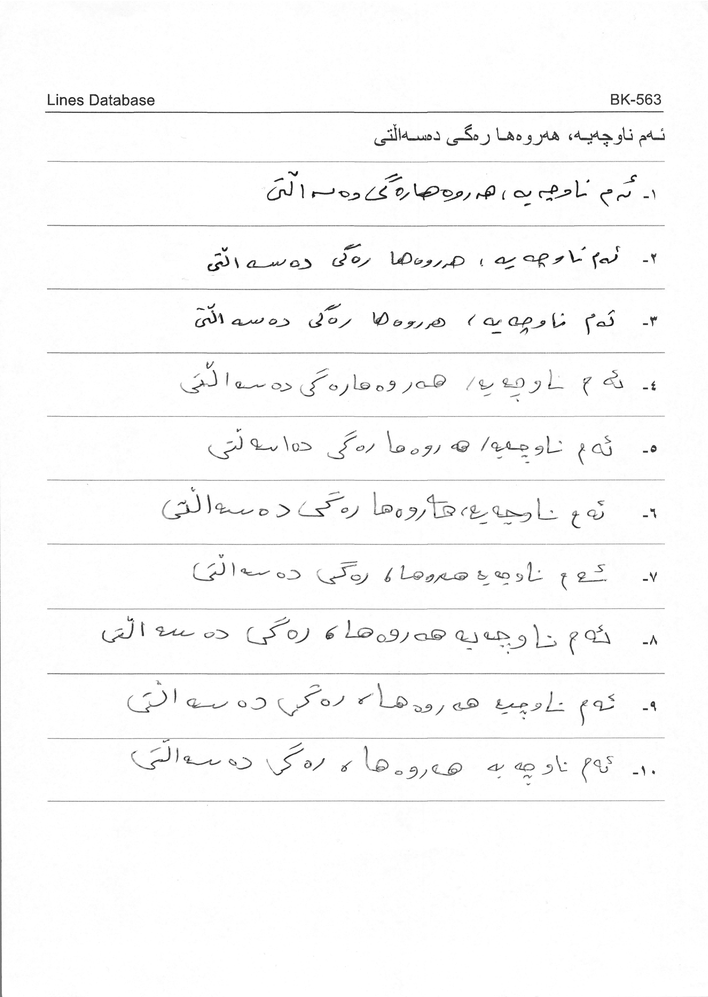
#> input picture sample/page_2_gray.png, 708 x 997 px, shrunk from 2471 x 3480 before the run, found by its file name
$ jupyter execute exp.ipynb
#> lines starting #> are read from the running program, lines starting #| are printed output that depends on the picture; after the words box and inside, x2 and y2 are one past the last pixel; in counts of white or black regions, pixels touching at a corner belong together
[cell 1]
import cv2
import numpy as np
import matplotlib.pyplot as plt

[cell 2]
image_path = 'image-samples/input/sample/page_2_gray.png'
image = cv2.imread(image_path)
#> image is the input picture: shape (997, 708, 3); min 0, max 255, mean 249.7


gray_image = cv2.cvtColor(image, cv2.COLOR_BGR2GRAY)


_, thresholded_image = cv2.threshold(gray_image, 127, 255, cv2.THRESH_BINARY_INV)
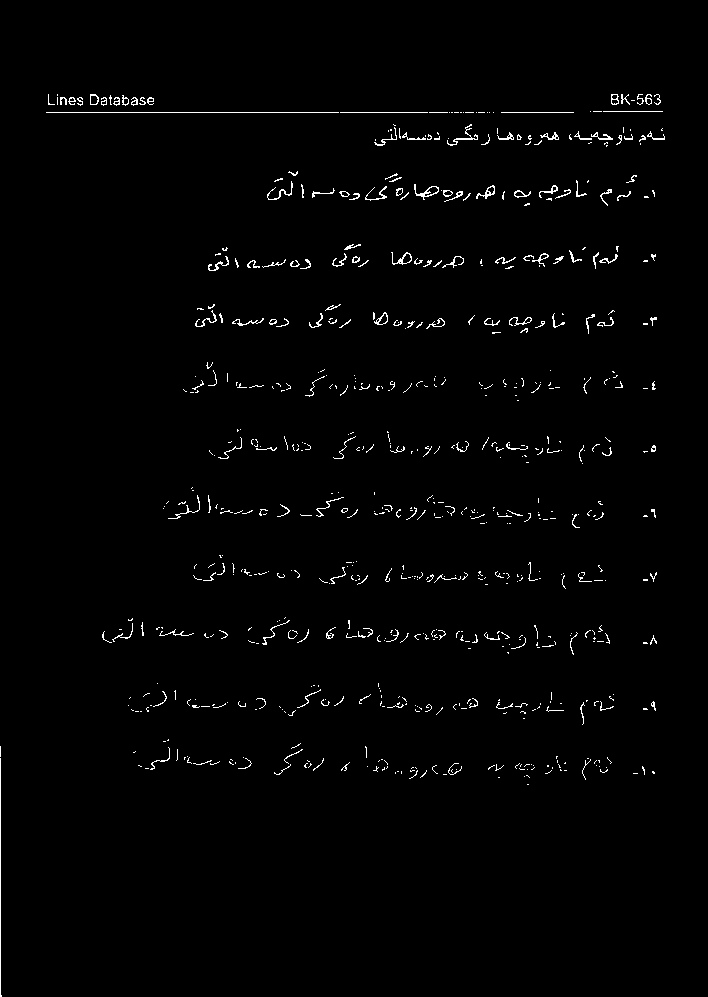
#> thresholded_image: shape (997, 708); 1.3% white in thin lines or dots, all inside (x1, y1, x2, y2) = (0, 94, 665, 997)

plt.figure(figsize=(10, 6))
plt.imshow(thresholded_image, cmap='gray')
plt.axis('off')  # Hide axis
plt.title('Morphological Closing on Inverted Image')
plt.show()

[cell 3]
kernel = cv2.getStructuringElement(cv2.MORPH_RECT, (150, 5))  # Width: 30, Height: 3

closed_image = cv2.morphologyEx(thresholded_image, cv2.MORPH_CLOSE, kernel)
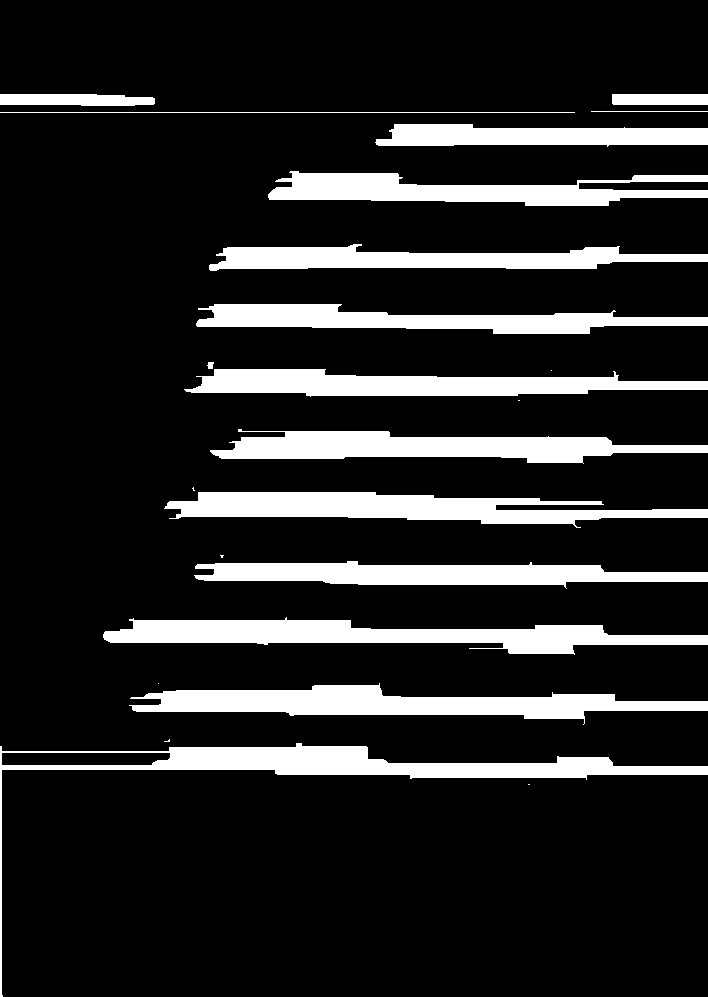
#> closed_image: shape (997, 708); 15.1% white; 23 white regions (7 under 20 px)

plt.figure(figsize=(10, 6))
plt.imshow(closed_image, cmap='gray')
plt.axis('off')  # Hide axis
plt.title('Morphological Closing on Inverted Image')
plt.show()

[cell 4]
contour_image = np.zeros_like(closed_image)
contours, _ = cv2.findContours(closed_image, cv2.RETR_EXTERNAL, cv2.CHAIN_APPROX_SIMPLE)
#> contours = 23 contours, 9 with area under 20; largest, box (x1, y1, x2, y2) and area: (0, 743, 708, 997) 12560, (129, 683, 708, 725) 10614, (103, 617, 708, 655) 10461, (164, 492, 708, 528) 9860, (210, 429, 708, 464) 9134
cv2.drawContours(contour_image, contours, -1, (255), thickness=2)
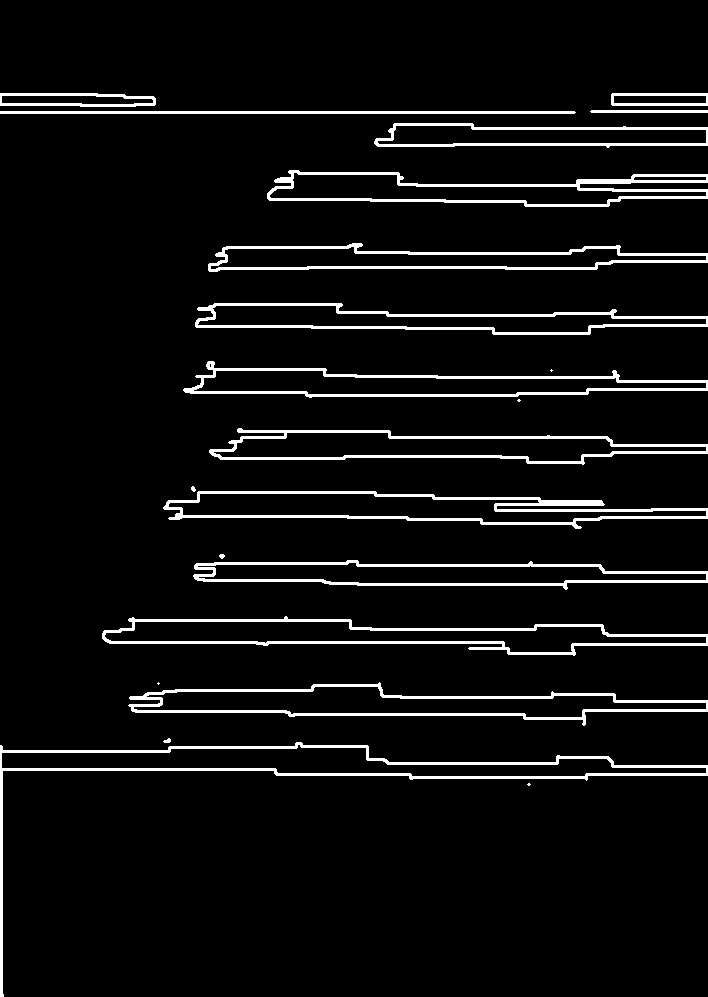
#> contour_image: shape (997, 708); 6.1% white; 22 white regions (4 under 20 px), largest, box (x1, y1, x2, y2) and area: (0, 742, 708, 997) 5131, (163, 491, 708, 529) 4133, (102, 616, 708, 656) 3957

plt.figure(figsize=(12, 6))

plt.subplot(1, 2, 1)
plt.imshow(closed_image, cmap='gray')
plt.axis('off')
plt.title('Closed Image')

plt.subplot(1, 2, 2)
plt.imshow(contour_image, cmap='gray')
plt.axis('off')
plt.title('Contours of Text Lines')

plt.show()
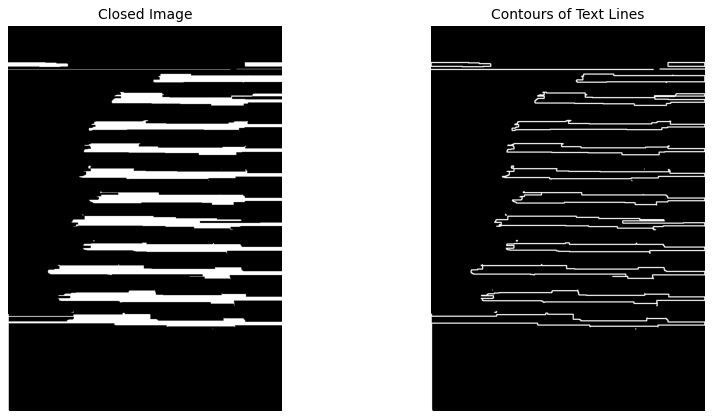
#> figure drawn by matplotlib, 2 panels

[cell 5]
original_image = cv2.imread(image_path)

cropped_images = []

image_with_bboxes = original_image.copy()

for contour in contours:
    x, y, w, h = cv2.boundingRect(contour)
    cropped_image = original_image[y:y+h, x:x+w]
    cropped_images.append(cropped_image)

    cv2.rectangle(image_with_bboxes, (x, y), (x + w, y + h), (0, 255, 0), 2)  # Green bounding box
#> this loop made 23 passes
#> (x, y, w, h) on passes 2, 4, 6, 7, 8, 9, 10, 11: (0, 743, 708, 254), (129, 683, 579, 42), (103, 617, 605, 38), (194, 561, 514, 28), (220, 555, 4, 3), (164, 492, 544, 36), (192, 487, 3, 4), (210, 429, 498, 35)
#> pass 2, `cropped_image = original_image[y:y+h, x:x+w]`:
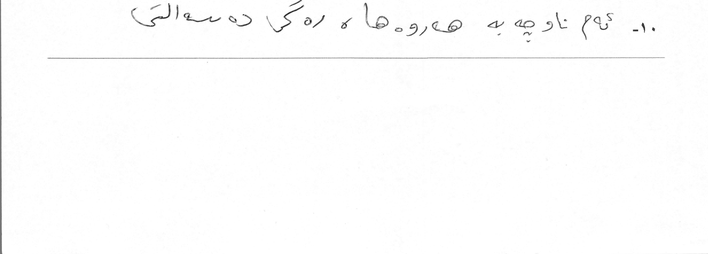
#> cropped_image: shape (254, 708, 3); min 0, max 255, mean 252.9
#> after the loop:
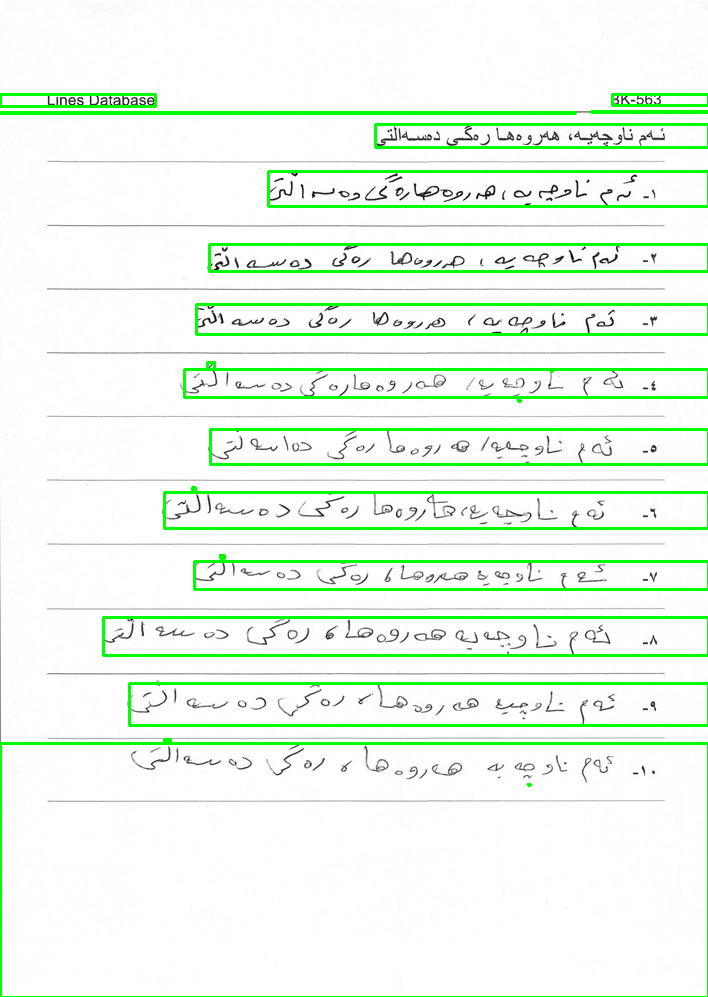
#> image_with_bboxes: shape (997, 708, 3); 5.62% of pixels changed, all inside (x1, y1, x2, y2) = (0, 93, 708, 997)
#> after the loop, cropped_images = 23 items

print(f'Number of contours detected: {len(contours)}')
#| Number of contours detected: 23

plt.figure(figsize=(12, 6))
plt.imshow(cv2.cvtColor(image_with_bboxes, cv2.COLOR_BGR2RGB))
plt.axis('off')  # Hide axis
plt.title('Original Image with Bounding Boxes')
plt.show()

plt.figure(figsize=(12, 6))

for i, cropped in enumerate(cropped_images):
    plt.subplot(1, len(cropped_images), i + 1)
    plt.imshow(cv2.cvtColor(cropped, cv2.COLOR_BGR2RGB))
    plt.axis('off')  # Hide axis
    plt.title(f'Cropped {i+1}')
#> this loop made 23 passes
#> cropped on passes 1, 5, 12, 13: [[74, 74, 74], [167, 167, 167]], [[128, 128, 128]], [[127, 127, 127], [255, 255, 255]], [[240, 240, 240]]

plt.show()
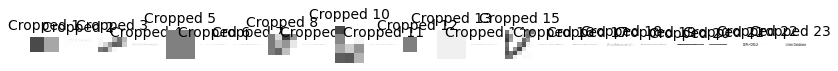
#> figure drawn by matplotlib, 23 panels

$ run again, with sample/page_1_gray.png copied over sample/page_2_gray.png
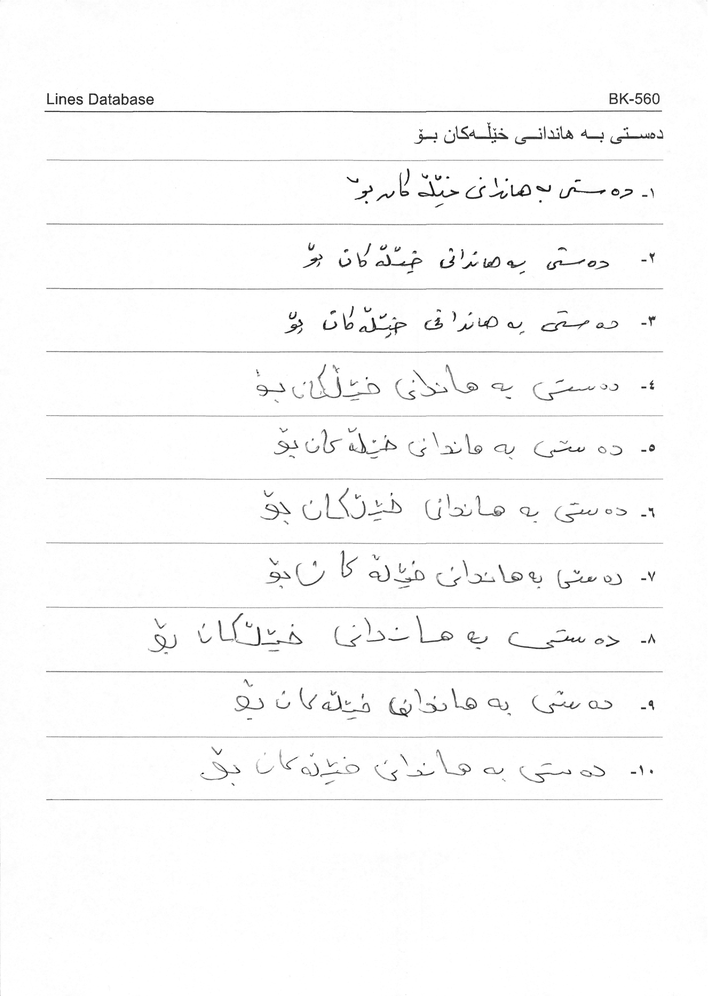
#> input picture sample/page_1_gray.png, 708 x 996 px, shrunk from 2475 x 3480 before the run, found by its file name
#> image is the input picture: shape (996, 708, 3); min 0, max 255, mean 250.3
#> `_, thresholded_image = cv2.threshold(gray_image, 127, 255, cv2.THRESH_..`:
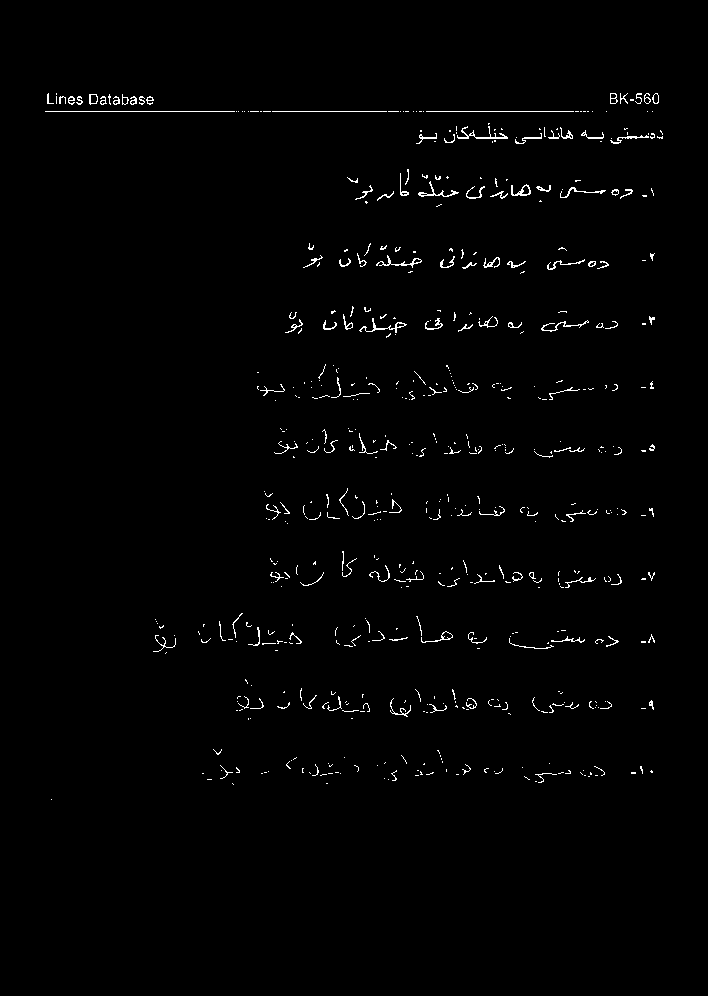
#> thresholded_image: shape (996, 708); 1.2% white in thin lines or dots, all inside (x1, y1, x2, y2) = (45, 93, 663, 800)
#> closed_image: shape (996, 708); 12.5% white; 21 white regions (3 under 20 px)
#> contours = 21 contours, 7 with area under 20; largest, box (x1, y1, x2, y2) and area: (154, 613, 708, 654) 11252, (258, 364, 708, 401) 8421, (271, 551, 708, 588) 8412, (237, 688, 708, 717) 7961, (265, 488, 708, 524) 7924
#> contour_image: shape (996, 708); 5.3% white; 21 white regions (1 under 20 px), largest, box (x1, y1, x2, y2) and area: (153, 612, 708, 655) 3787, (202, 749, 708, 784) 3173, (303, 242, 708, 275) 3155
#> the loop `for contour in contours:` made 21 passes
#> (x, y, w, h) on passes 3, 4, 6, 8, 9, 10, 11, 12: (203, 750, 505, 33), (214, 749, 9, 6), (237, 688, 471, 29), (246, 679, 3, 5), (154, 613, 554, 41), (271, 551, 437, 37), (265, 488, 443, 36), (275, 428, 433, 30)
#> after the loop `for contour in contours:`:
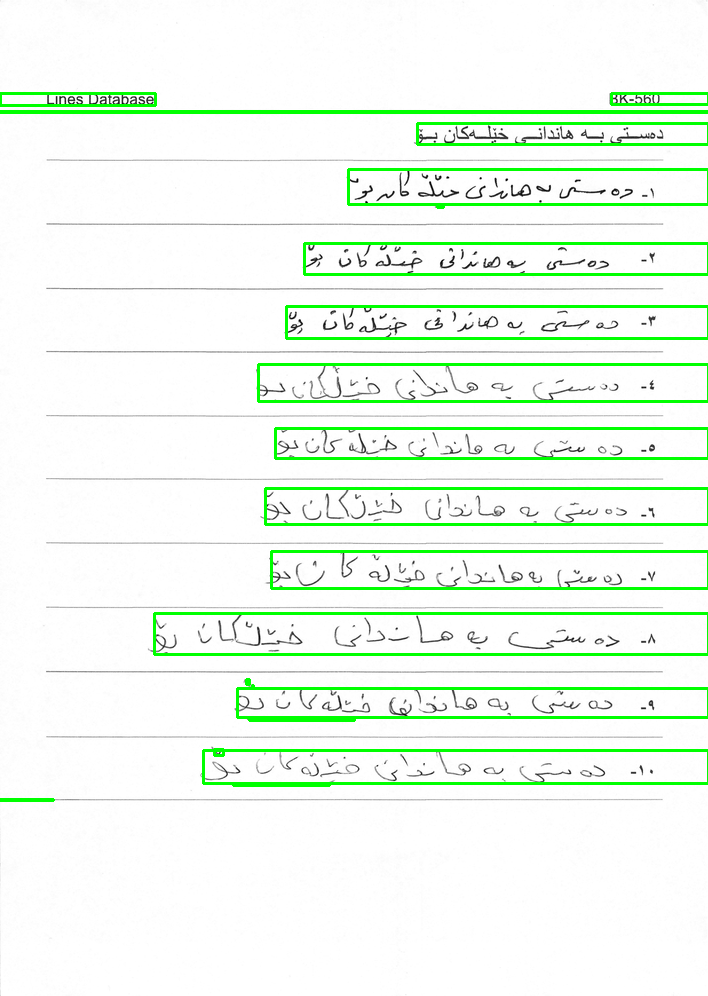
#> image_with_bboxes: shape (996, 708, 3); 5% of pixels changed, all inside (x1, y1, x2, y2) = (0, 92, 708, 802)
#> after the loop `for contour in contours:`: cropped_images = 21 items
#| Number of contours detected: 21
#> the loop `for i, cropped in enumerate(cropped_images):` made 21 passes
#> cropped on pass 7: [[151, 151, 151]]

$ run again, with sample/page_3_gray.png copied over sample/page_2_gray.png
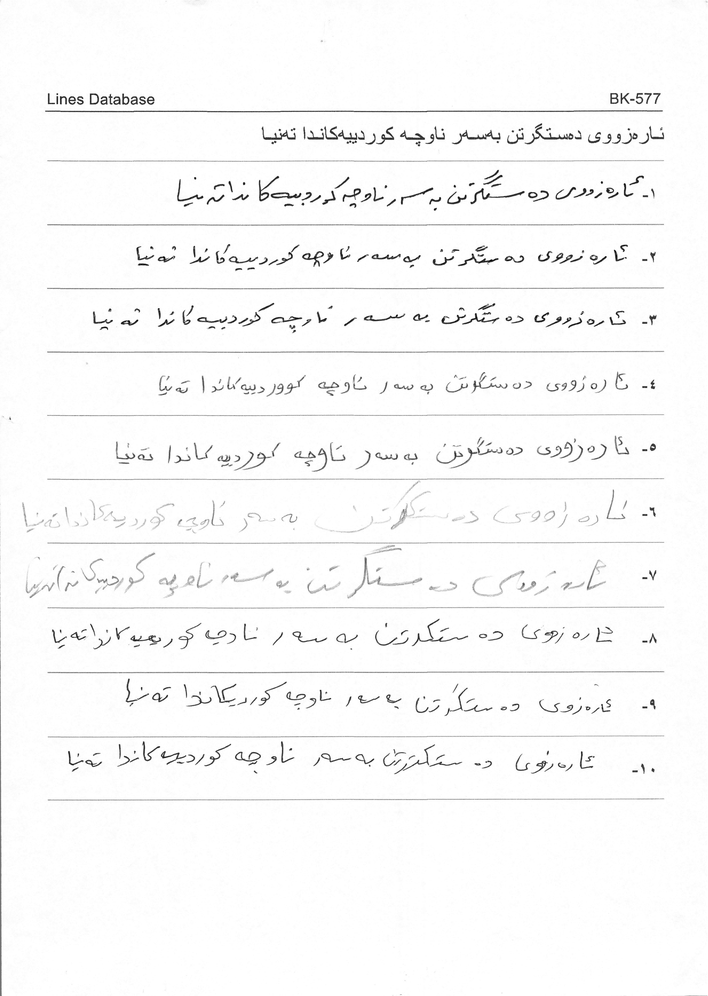
#> input picture sample/page_3_gray.png, 708 x 996 px, shrunk from 2475 x 3480 before the run, found by its file name
#> image is the input picture: shape (996, 708, 3); min 0, max 255, mean 249.3
#> `_, thresholded_image = cv2.threshold(gray_image, 127, 255, cv2.THRESH_..`:
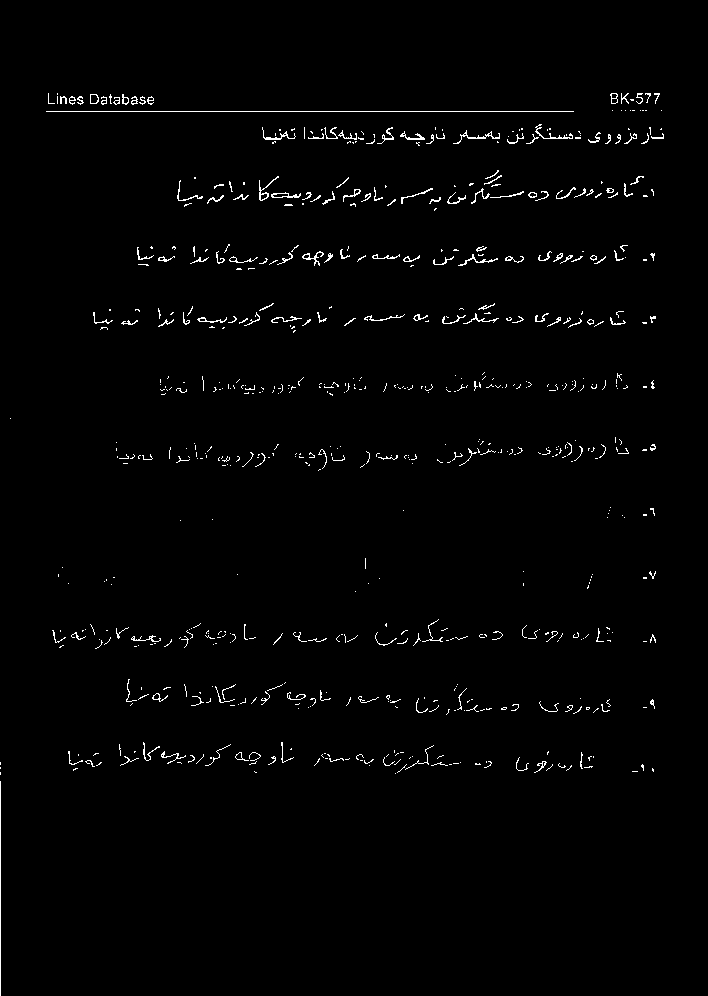
#> thresholded_image: shape (996, 708); 1.4% white in thin lines or dots, all inside (x1, y1, x2, y2) = (0, 93, 664, 996)
#> closed_image: shape (996, 708); 14.7% white; 32 white regions (12 under 20 px)
#> contours = 32 contours, 16 with area under 20; largest, box (x1, y1, x2, y2) and area: (0, 742, 708, 775) 13010, (178, 170, 708, 211) 12776, (0, 619, 708, 649) 12136, (117, 437, 708, 471) 10320, (94, 303, 708, 333) 9734
#> contour_image: shape (996, 708); 5.9% white; 30 white regions (9 under 20 px), largest, box (x1, y1, x2, y2) and area: (0, 741, 708, 776) 5015, (0, 618, 708, 650) 4370, (93, 302, 708, 334) 3862
#> the loop `for contour in contours:` made 32 passes
#> (x, y, w, h) on passes 2, 4, 5, 9, 11, 14, 20, 22: (0, 742, 708, 33), (127, 679, 581, 36), (0, 619, 708, 30), (524, 582, 67, 7), (0, 577, 116, 7), (524, 571, 184, 10), (608, 507, 100, 11), (117, 437, 591, 34)
#> after the loop `for contour in contours:`:
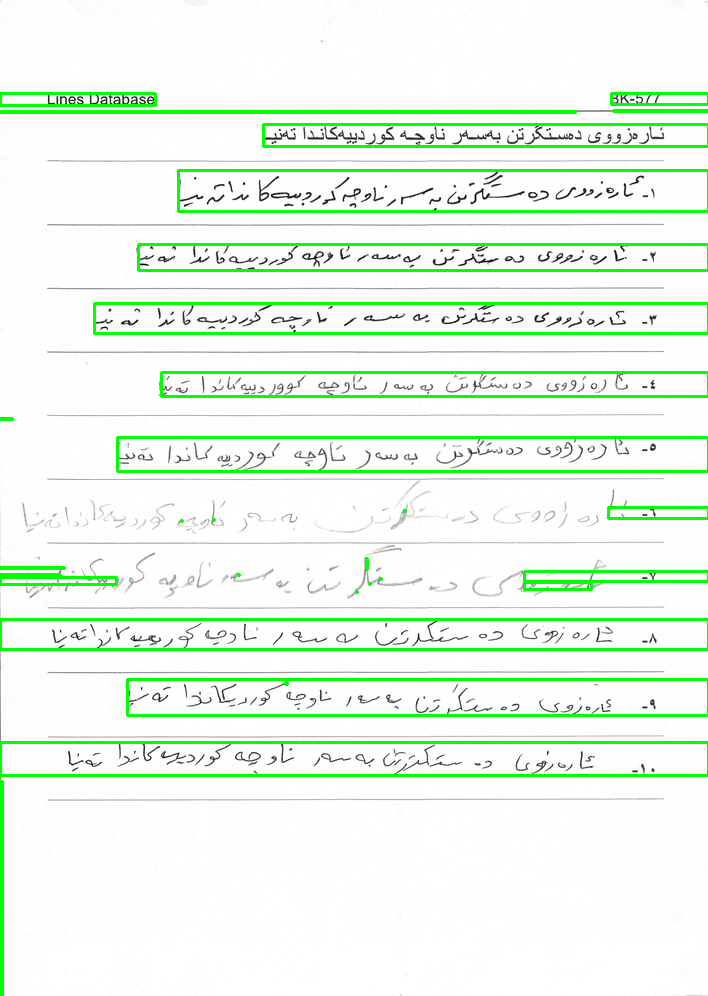
#> image_with_bboxes: shape (996, 708, 3); 5.86% of pixels changed, all inside (x1, y1, x2, y2) = (0, 92, 708, 996)
#> after the loop `for contour in contours:`: cropped_images = 32 items
#| Number of contours detected: 32
#> the loop `for i, cropped in enumerate(cropped_images):` made 32 passes
#> cropped on passes 6, 7, 8, 10, 12, 17, 18, 19: [[197, 197, 197]], [[140, 140, 140]], [[141, 141, 141]], [[189, 189, 189]], [[204, 204, 204]], [[136, 136, 136]], [[226, 226, 226]], [[193, 193, 193]]
